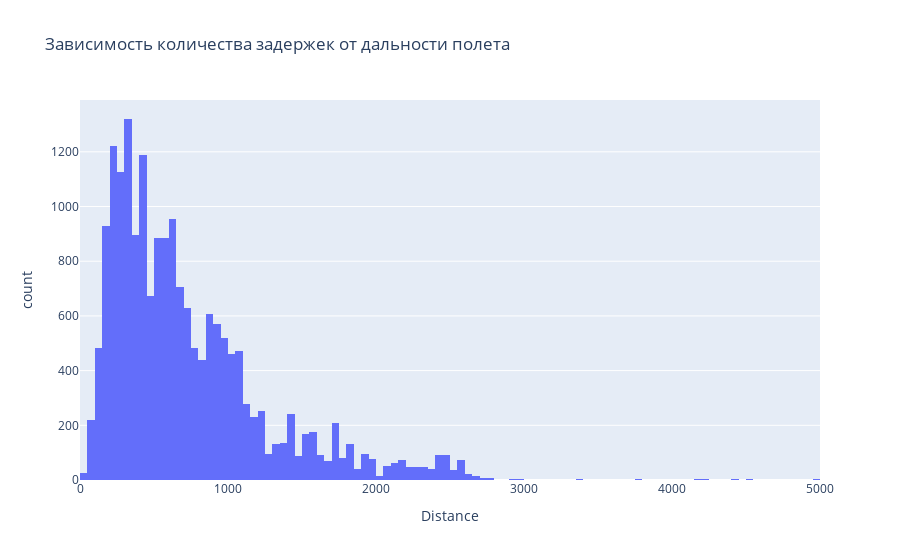

Notebook cell for this chart:
### Code cell
px.histogram(data.query('dep_delayed_15min'), x = 'Distance', title='Зависимость количества задержек от дальности полета')

### Figure 1 — Plotly figure (JSON) as saved in the notebook; plotly's stock layout.template omitted (floating-point values rounded to 4 significant figures; data arrays with more than 128 entries replaced by an {"elided": "..."} marker saying what was removed)
{"data": [{"alignmentgroup": "True", "bingroup": "x", "hovertemplate": "Distance=%{x}<br>count=%{y}<extra></extra>", "legendgroup": "", "marker": {"color": "#636efa"}, "name": "", "offsetgroup": "", "orientation": "v", "showlegend": false, "type": "histogram", "x": {"elided": "19044 int values"}, "xaxis": "x", "yaxis": "y"}], "layout": {"barmode": "relative", "legend": {"tracegroupgap": 0}, "title": {"text": "Зависимость количества задержек от дальности полета"}, "xaxis": {"anchor": "y", "domain": [0, 1], "title": {"text": "Distance"}}, "yaxis": {"anchor": "x", "domain": [0, 1], "title": {"text": "count"}}}}
